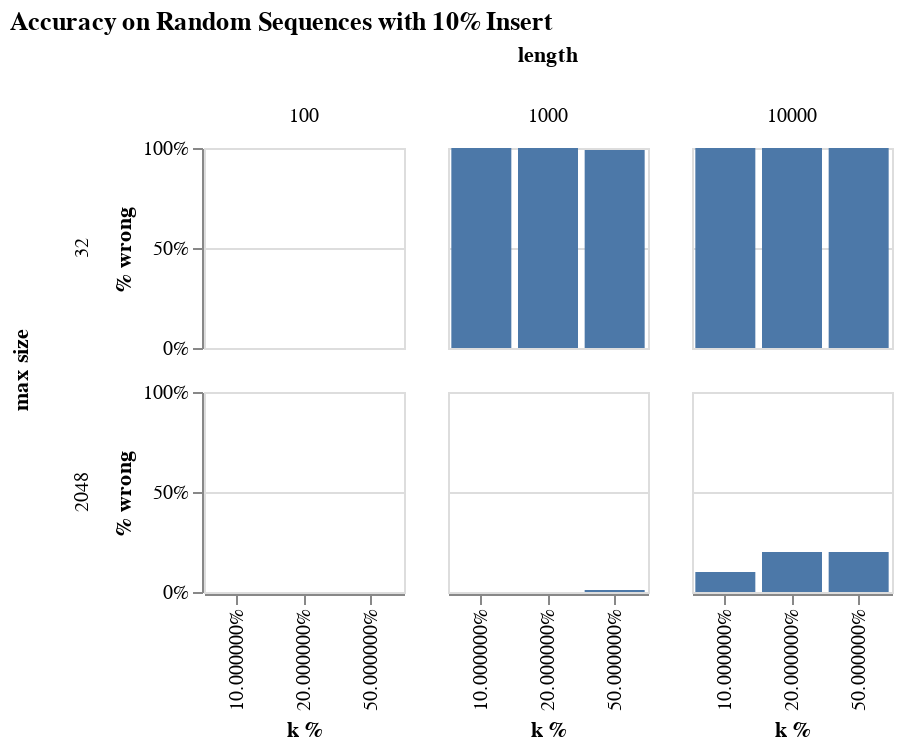

Notebook cell for this chart:
### Code cell
alt.Chart(data, title = "Accuracy on Random Sequences with 10% Insert").mark_bar().encode(
    x = alt.X("k %:N", axis = alt.Axis(format = "%")),
    y = alt.Y("% wrong", axis = alt.Axis(format = "%")),
    row = "max size:N",
    column = alt.Column("len:N", header = alt.Header(title = "length"))
).transform_filter(
    datum.insert == True
).properties(
    width = 100,
    height = 100
)

### Figure 1 — Vega-Lite specification as saved in the notebook (floating-point values rounded to 4 significant figures)
{"config": {"view": {"continuousWidth": 400, "continuousHeight": 300}}, "data": {"name": "data-fa74a9a3c3af3d4f185711da2156a988"}, "mark": "bar", "encoding": {"column": {"type": "nominal", "field": "len", "header": {"title": "length"}}, "row": {"type": "nominal", "field": "max size"}, "x": {"type": "nominal", "axis": {"format": "%"}, "field": "k %"}, "y": {"type": "quantitative", "axis": {"format": "%"}, "field": "% wrong"}}, "height": 100, "title": "Accuracy on Random Sequences with 10% Insert", "transform": [{"filter": "(datum.insert === true)"}], "width": 100, "$schema": "https://vega.github.io/schema/vega-lite/v4.8.1.json", "datasets": {"data-fa74a9a3c3af3d4f185711da2156a988": [{"len": 100, "k": 10, "insert": false, "iter": 100, "max size": 32, "wrong": 0, "wrong % error": null, "wrong min": 2147483647, "wrong max": -2147483648, "% wrong": 0.0, "k %": 0.1}, {"len": 100, "k": 10, "insert": false, "iter": 100, "max size": 2048, "wrong": 0, "wrong % error": null, "wrong min": 2147483647, "wrong max": -2147483648, "% wrong": 0.0, "k %": 0.1}, {"len": 100, "k": 10, "insert": true, "iter": 100, "max size": 32, "wrong": 0, "wrong % error": null, "wrong min": 2147483647, "wrong max": -2147483648, "% wrong": 0.0, "k %": 0.1}, {"len": 100, "k": 10, "insert": true, "iter": 100, "max size": 2048, "wrong": 0, "wrong % error": null, "wrong min": 2147483647, "wrong max": -2147483648, "% wrong": 0.0, "k %": 0.1}, {"len": 100, "k": 20, "insert": false, "iter": 100, "max size": 32, "wrong": 0, "wrong % error": null, "wrong min": 2147483647, "wrong max": -2147483648, "% wrong": 0.0, "k %": 0.2}, {"len": 100, "k": 20, "insert": false, "iter": 100, "max size": 2048, "wrong": 0, "wrong % error": null, "wrong min": 2147483647, "wrong max": -2147483648, "% wrong": 0.0, "k %": 0.2}, {"len": 100, "k": 20, "insert": true, "iter": 100, "max size": 32, "wrong": 0, "wrong % error": null, "wrong min": 2147483647, "wrong max": -2147483648, "% wrong": 0.0, "k %": 0.2}, {"len": 100, "k": 20, "insert": true, "iter": 100, "max size": 2048, "wrong": 0, "wrong % error": null, "wrong min": 2147483647, "wrong max": -2147483648, "% wrong": 0.0, "k %": 0.2}, {"len": 100, "k": 50, "insert": false, "iter": 100, "max size": 32, "wrong": 0, "wrong % error": null, "wrong min": 2147483647, "wrong max": -2147483648, "% wrong": 0.0, "k %": 0.5}, {"len": 100, "k": 50, "insert": false, "iter": 100, "max size": 2048, "wrong": 0, "wrong % error": null, "wrong min": 2147483647, "wrong max": -2147483648, "% wrong": 0.0, "k %": 0.5}, {"len": 100, "k": 50, "insert": true, "iter": 100, "max size": 32, "wrong": 0, "wrong % error": null, "wrong min": 2147483647, "wrong max": -2147483648, "% wrong": 0.0, "k %": 0.5}, {"len": 100, "k": 50, "insert": true, "iter": 100, "max size": 2048, "wrong": 0, "wrong % error": null, "wrong min": 2147483647, "wrong max": -2147483648, "% wrong": 0.0, "k %": 0.5}, {"len": 1000, "k": 100, "insert": false, "iter": 100, "max size": 32, "wrong": 0, "wrong % error": null, "wrong min": 2147483647, "wrong max": -2147483648, "% wrong": 0.0, "k %": 0.1}, {"len": 1000, "k": 100, "insert": false, "iter": 100, "max size": 2048, "wrong": 0, "wrong % error": null, "wrong min": 2147483647, "wrong max": -2147483648, "% wrong": 0.0, "k %": 0.1}, {"len": 1000, "k": 100, "insert": true, "iter": 100, "max size": 32, "wrong": 100, "wrong % error": 0.6552, "wrong min": 4, "wrong max": 1014, "% wrong": 1.0, "k %": 0.1}, {"len": 1000, "k": 100, "insert": true, "iter": 100, "max size": 2048, "wrong": 0, "wrong % error": null, "wrong min": 2147483647, "wrong max": -2147483648, "% wrong": 0.0, "k %": 0.1}, {"len": 1000, "k": 200, "insert": false, "iter": 100, "max size": 32, "wrong": 0, "wrong % error": null, "wrong min": 2147483647, "wrong max": -2147483648, "% wrong": 0.0, "k %": 0.2}, {"len": 1000, "k": 200, "insert": false, "iter": 100, "max size": 2048, "wrong": 0, "wrong % error": null, "wrong min": 2147483647, "wrong max": -2147483648, "% wrong": 0.0, "k %": 0.2}, {"len": 1000, "k": 200, "insert": true, "iter": 100, "max size": 32, "wrong": 100, "wrong % error": 0.6779, "wrong min": 3, "wrong max": 862, "% wrong": 1.0, "k %": 0.2}, {"len": 1000, "k": 200, "insert": true, "iter": 100, "max size": 2048, "wrong": 0, "wrong % error": null, "wrong min": 2147483647, "wrong max": -2147483648, "% wrong": 0.0, "k %": 0.2}, {"len": 1000, "k": 500, "insert": false, "iter": 100, "max size": 32, "wrong": 0, "wrong % error": null, "wrong min": 2147483647, "wrong max": -2147483648, "% wrong": 0.0, "k %": 0.5}, {"len": 1000, "k": 500, "insert": false, "iter": 100, "max size": 2048, "wrong": 0, "wrong % error": null, "wrong min": 2147483647, "wrong max": -2147483648, "% wrong": 0.0, "k %": 0.5}, {"len": 1000, "k": 500, "insert": true, "iter": 100, "max size": 32, "wrong": 99, "wrong % error": 1.607, "wrong min": 8, "wrong max": 452, "% wrong": 0.99, "k %": 0.5}, {"len": 1000, "k": 500, "insert": true, "iter": 100, "max size": 2048, "wrong": 1, "wrong % error": 0.01058, "wrong min": 2, "wrong max": 2, "% wrong": 0.01, "k %": 0.5}, {"len": 10000, "k": 1000, "insert": false, "iter": 10, "max size": 32, "wrong": 0, "wrong % error": null, "wrong min": 2147483647, "wrong max": -2147483648, "% wrong": 0.0, "k %": 0.1}, {"len": 10000, "k": 1000, "insert": false, "iter": 10, "max size": 2048, "wrong": 0, "wrong % error": null, "wrong min": 2147483647, "wrong max": -2147483648, "% wrong": 0.0, "k %": 0.1}, {"len": 10000, "k": 1000, "insert": true, "iter": 10, "max size": 32, "wrong": 10, "wrong % error": 0.6191, "wrong min": 401, "wrong max": 9432, "% wrong": 1.0, "k %": 0.1}, {"len": 10000, "k": 1000, "insert": true, "iter": 10, "max size": 2048, "wrong": 1, "wrong % error": 0.0004274, "wrong min": 3, "wrong max": 3, "% wrong": 0.1, "k %": 0.1}, {"len": 10000, "k": 2000, "insert": false, "iter": 10, "max size": 32, "wrong": 0, "wrong % error": null, "wrong min": 2147483647, "wrong max": -2147483648, "% wrong": 0.0, "k %": 0.2}, {"len": 10000, "k": 2000, "insert": false, "iter": 10, "max size": 2048, "wrong": 0, "wrong % error": null, "wrong min": 2147483647, "wrong max": -2147483648, "% wrong": 0.0, "k %": 0.2}, {"len": 10000, "k": 2000, "insert": true, "iter": 10, "max size": 32, "wrong": 10, "wrong % error": 0.909, "wrong min": 834, "wrong max": 8415, "% wrong": 1.0, "k %": 0.2}, {"len": 10000, "k": 2000, "insert": true, "iter": 10, "max size": 2048, "wrong": 2, "wrong % error": 0.0008353, "wrong min": 3, "wrong max": 6, "% wrong": 0.2, "k %": 0.2}, {"len": 10000, "k": 5000, "insert": false, "iter": 10, "max size": 32, "wrong": 0, "wrong % error": null, "wrong min": 2147483647, "wrong max": -2147483648, "% wrong": 0.0, "k %": 0.5}, {"len": 10000, "k": 5000, "insert": false, "iter": 10, "max size": 2048, "wrong": 0, "wrong % error": null, "wrong min": 2147483647, "wrong max": -2147483648, "% wrong": 0.0, "k %": 0.5}, {"len": 10000, "k": 5000, "insert": true, "iter": 10, "max size": 32, "wrong": 10, "wrong % error": 1.371, "wrong min": 73, "wrong max": 4700, "% wrong": 1.0, "k %": 0.5}, {"len": 10000, "k": 5000, "insert": true, "iter": 10, "max size": 2048, "wrong": 2, "wrong % error": 0.003335, "wrong min": 3, "wrong max": 10, "% wrong": 0.2, "k %": 0.5}]}}
